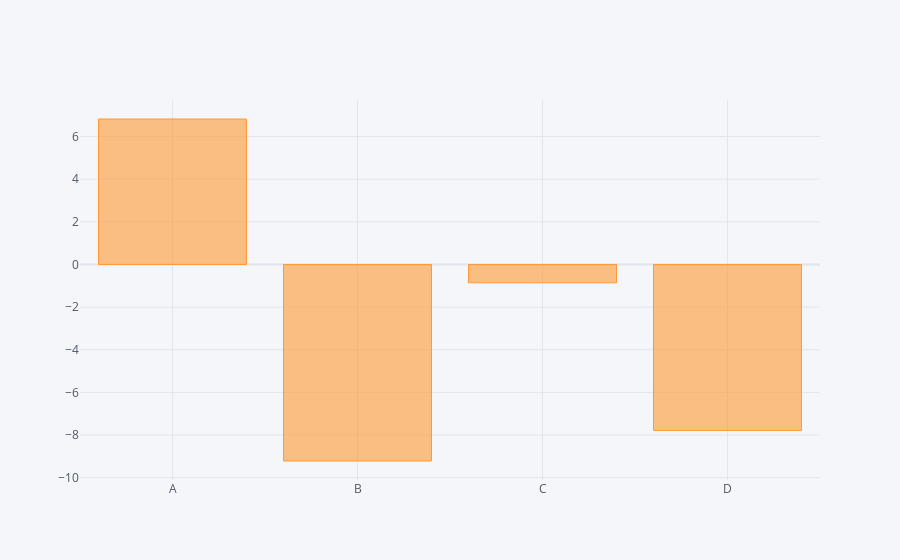

The notebook cell saved with this chart:
### Code cell
df.sum().iplot(kind='bar')

### Figure 1 — Plotly figure (JSON) as saved in the notebook; plotly's stock layout.template omitted (floating-point values rounded to 4 significant figures)
{"data": [{"marker": {"color": "rgba(255, 153, 51, 0.6)", "line": {"color": "rgba(255, 153, 51, 1.0)", "width": 1}}, "name": "None", "orientation": "v", "text": "", "type": "bar", "x": ["A", "B", "C", "D"], "y": [6.822, -9.219, -0.8602, -7.784]}], "layout": {"legend": {"bgcolor": "#F5F6F9", "font": {"color": "#4D5663"}}, "paper_bgcolor": "#F5F6F9", "plot_bgcolor": "#F5F6F9", "title": {"font": {"color": "#4D5663"}}, "xaxis": {"gridcolor": "#E1E5ED", "showgrid": true, "tickfont": {"color": "#4D5663"}, "title": {"font": {"color": "#4D5663"}, "text": ""}, "zerolinecolor": "#E1E5ED"}, "yaxis": {"gridcolor": "#E1E5ED", "showgrid": true, "tickfont": {"color": "#4D5663"}, "title": {"font": {"color": "#4D5663"}, "text": ""}, "zerolinecolor": "#E1E5ED"}}}
